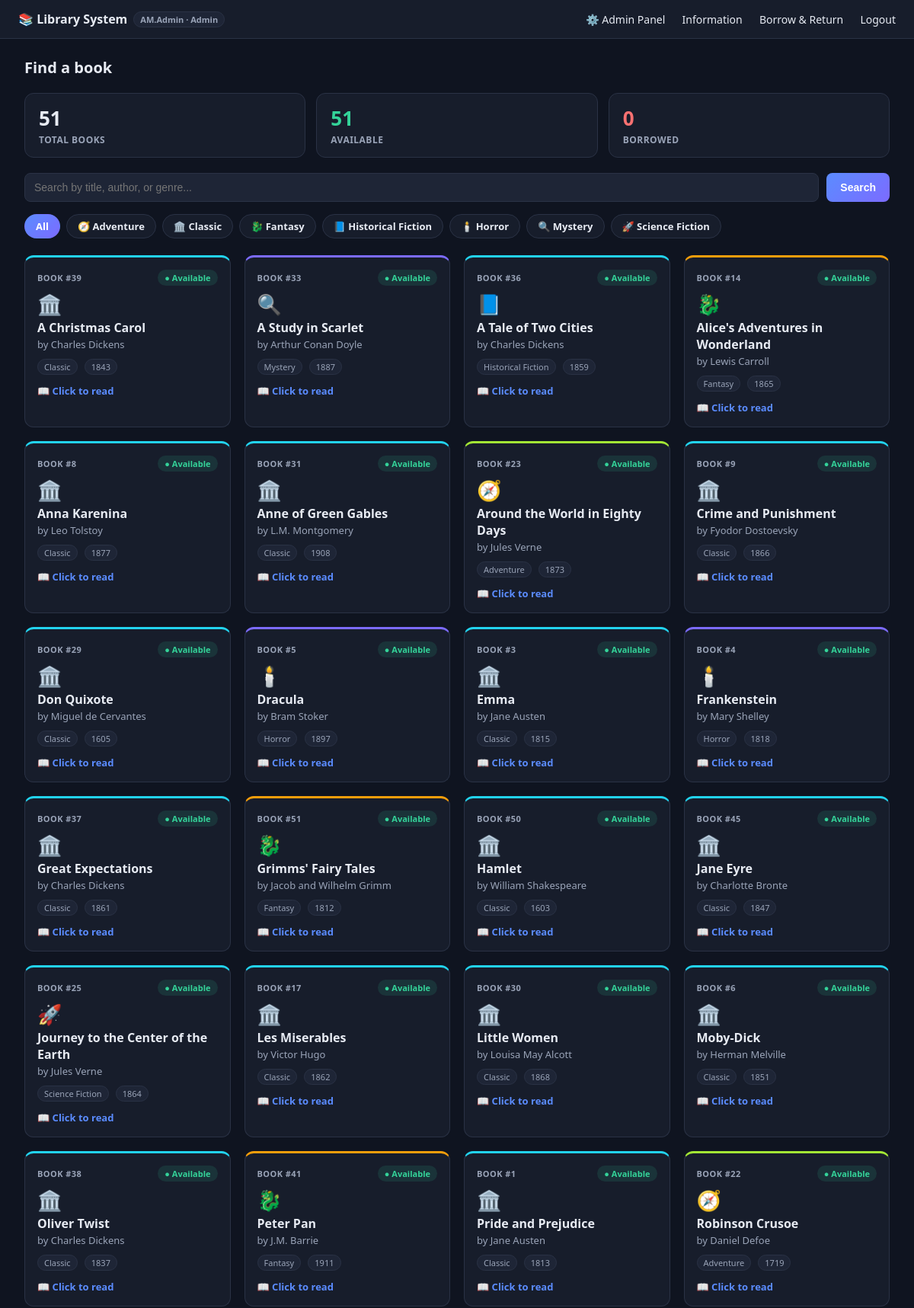
The app's page /main.php (signed in, upper part) with its own data.
### tables this page shows
CREATE TABLE book (
    book_id INT AUTO_INCREMENT PRIMARY KEY,
    title VARCHAR(255) NOT NULL,
    author VARCHAR(255),
    year INT,
    genre VARCHAR(100),
    publisher VARCHAR(255),
    book_content TEXT
);

### includes/functions.php (called while the page is built, shortened)
<?php
function genreIcon($genre) {
    $map = [
        'fantasy' => '🐉', 'science fiction' => '🚀', 'romance' => '💌',
        'dystopian' => '🏙️', 'classic' => '🏛️', 'mystery' => '🔍',
        'computer science' => '💻', 'science' => '🔬', 'biography' => '📖',
        'history' => '🗺️', 'adventure' => '🧭', 'horror' => '🕯️',
        'poetry' => '🖋️', 'thriller' => '🔪', 'comedy' => '🎭',
    ];
    $key = strtolower(trim($genre));
    return $map[$key] ?? '📘';
}
function genreColor($genre) {
    $palette = ['#5b8cff', '#7c6bff', '#34d399', '#f59e0b', '#f87171', '#22d3ee', '#e879f9', '#a3e635'];
    $index = crc32(strtolower(trim($genre))) % count($palette);
    return $palette[$index];
}

### main.php (the view, shortened to what this page needs)
<?php
require_once __DIR__ . '/config/db.php';
require_once __DIR__ . '/includes/functions.php';
$username = $_SESSION['username'];
$role = $_SESSION['role'];
$availabilitySelect = "b.book_id, b.title, b.author, b.year, b.genre, b.publisher, b.book_content,
    (SELECT br.username FROM borrow_return br WHERE br.book_id = b.book_id AND br.return_date IS NULL LIMIT 1) AS borrowed_by";
$keyword = trim($_GET['keyword'] ?? '');
$searched = $keyword !== '';
if ($searched) {
    $like = "%$keyword%";
    $sql = "SELECT $availabilitySelect
            FROM book b
            WHERE b.title LIKE ? OR b.author LIKE ? OR b.genre LIKE ?
            ORDER BY CASE
                WHEN b.title LIKE ? THEN 1
                WHEN b.author LIKE ? THEN 2
                WHEN b.genre LIKE ? THEN 3
                ELSE 4 END";
    $stmt = $pdo->prepare($sql);
    $stmt->execute([$like, $like, $like, $like, $like, $like]);
    $books = $stmt->fetchAll(PDO::FETCH_ASSOC);
    if (count($books) === 0) {
        $genreSql = "SELECT $availabilitySelect FROM book b WHERE b.genre LIKE ? LIMIT 5";
        $stmt = $pdo->prepare($genreSql);
        $stmt->execute([$like]);
        $books = $stmt->fetchAll(PDO::FETCH_ASSOC);
    }
} else {
    $stmt = $pdo->query("SELECT $availabilitySelect FROM book b ORDER BY b.title");
    $books = $stmt->fetchAll(PDO::FETCH_ASSOC);
}
$totalBooks = $pdo->query("SELECT COUNT(*) FROM book")->fetchColumn();
$borrowedNow = $pdo->query("SELECT COUNT(*) FROM borrow_return WHERE return_date IS NULL")->fetchColumn();
$availableNow = $totalBooks - $borrowedNow;
$genres = $pdo->query("SELECT DISTINCT genre FROM book ORDER BY genre")->fetchAll(PDO::FETCH_COLUMN);
include __DIR__ . '/includes/header.php';
?>
<div class="topbar">
    <div class="brand">📚 Library System <span class="badge"><?= htmlspecialchars($username) ?> · <?= htmlspecialchars($role) ?></span></div>
    <nav>
        <?php if ($role === 'Admin'): ?>
            <a href="admin.php">⚙️ Admin Panel</a>
        <?php endif; ?>
        <a href="student_info.php">Information</a>
        <a href="borrow_return.php">Borrow &amp; Return</a>
        <a href="logout.php">Logout</a>
    </nav>
</div>
<div class="content" style="max-width:1200px;margin:0 auto;">
    <h1 class="page-title">Find a book</h1>
    <div class="stats-row">
        <div class="stat-card">
            <div class="stat-value"><?= (int)$totalBooks ?></div>
            <div class="stat-label">Total Books</div>
        </div>
        <div class="stat-card stat-available">
            <div class="stat-value"><?= (int)$availableNow ?></div>
            <div class="stat-label">Available</div>
        </div>
        <div class="stat-card stat-borrowed">
            <div class="stat-value"><?= (int)$borrowedNow ?></div>
            <div class="stat-label">Borrowed</div>
        </div>
    </div>
    <form method="get" class="search-bar">
        <input type="text" name="keyword" placeholder="Search by title, author, or genre..." value="<?= htmlspecialchars($keyword) ?>">
        <button type="submit">Search</button>
    </form>
    <?php if (!empty($genres)): ?>
    <div class="chip-row">
        <a href="main.php" class="chip <?= !$searched ? 'chip-active' : '' ?>">All</a>
        <?php foreach ($genres as $g): ?>
            <a href="main.php?keyword=<?= urlencode($g) ?>" class="chip <?= (strcasecmp($keyword, $g) === 0) ? 'chip-active' : '' ?>">
                <?= genreIcon($g) ?> <?= htmlspecialchars($g) ?>
            </a>
        <?php endforeach; ?>
    </div>
    <?php endif; ?>
    <?php if (empty($books)): ?>
        <div class="empty-state">
            <?php if ($searched): ?>
                No books found for "<?= htmlspecialchars($keyword) ?>".
            <?php else: ?>
                The catalog is empty right now.
            <?php endif; ?>
        </div>
    <?php else: ?>
        <div class="book-grid">
        <?php foreach ($books as $book): ?>
            <?php $available = empty($book['borrowed_by']); ?>
            <a class="book-card" href="book.php?id=<?= (int)$book['book_id'] ?>" style="border-top: 3px solid <?= genreColor($book['genre']) ?>;">
                <div class="book-card-top">
                    <div class="book-id">Book #<?= (int)$book['book_id'] ?></div>
                    <span class="badge-status <?= $available ? 'badge-available' : 'badge-borrowed' ?>">
                        <?= $available ? '● Available' : '● Borrowed' ?>
                    </span>
                </div>
                <div class="genre-icon"><?= genreIcon($book['genre']) ?></div>
                <h3><?= htmlspecialchars($book['title']) ?></h3>
                <div class="author">by <?= htmlspecialchars($book['author']) ?></div>
                <div class="meta">
                    <span class="tag"><?= htmlspecialchars($book['genre']) ?></span>
                    <span class="tag"><?= (int)$book['year'] ?></span>
                </div>
                <div class="read-cta">📖 Click to read</div>
            </a>
        <?php endforeach; ?>
        </div>
    <?php endif; ?>
</div>
<?php include __DIR__ . '/includes/footer.php'; ?>

### includes/header.php (style rules this page uses)
:root { --bg: #0f1420; --panel: #171d2b; --panel-2: #1e2536; --border: #2a3245; --text: #e7ebf3; --muted: #9aa4b8; --accent: #5b8cff; --accent-2: #7c6bff; --success: #34d399; --danger: #f87171; --admin-accent: #f59e0b; --admin-accent-2: #ea580c; --radius: 12px; }
* { box-sizing: border-box; }
body { background: radial-gradient(1200px 600px at 10% -10%, #1c2438 0%, var(--bg) 55%); color: var(--text); font-family: 'Segoe UI', Roboto, Arial, sans-serif; margin: 0; min-height: 100vh; }
a { color: var(--accent); }
input[type=text], input[type=password], input[type=number], textarea, select { width: 100%; padding: 10px 12px; border: 1px solid var(--border); border-radius: 8px; background: var(--panel-2); color: var(--text); font-size: 14px; outline: none; transition: border-color 0.15s; }
button, .btn { margin-top: 20px; padding: 10px 18px; background: linear-gradient(135deg, var(--accent), var(--accent-2)); color: #fff; border: none; border-radius: 8px; font-weight: 600; font-size: 14px; cursor: pointer; text-decoration: none; display: inline-block; transition: filter 0.15s, transform 0.05s; }
.topbar { display: flex; justify-content: space-between; align-items: center; padding: 14px 24px; background: var(--panel); border-bottom: 1px solid var(--border); }
.topbar .brand { font-weight: 700; font-size: 16px; display: flex; align-items: center; gap: 8px; }
.topbar .brand .badge { font-size: 11px; font-weight: 600; color: var(--muted); background: var(--panel-2); border: 1px solid var(--border); padding: 2px 8px; border-radius: 999px; }
.topbar nav a { color: var(--text); margin-left: 18px; text-decoration: none; font-size: 14px; font-weight: 500; }
.content { flex: 1; padding: 24px 32px; width: 100%; min-width: 0; }
.search-bar { display: flex; gap: 10px; margin-bottom: 16px; }
.search-bar input { flex: 1; }
.search-bar button { margin-top: 0; }
.stats-row { display: grid; grid-template-columns: repeat(auto-fit, minmax(200px, 1fr)); gap: 14px; margin-bottom: 20px; }
.stat-card { background: var(--panel); border: 1px solid var(--border); border-radius: var(--radius); padding: 14px 18px; }
.stat-value { font-size: 26px; font-weight: 800; }
.stat-label { font-size: 12px; color: var(--muted); font-weight: 600; text-transform: uppercase; letter-spacing: 0.04em; margin-top: 2px; }
.stat-available .stat-value { color: var(--success); }
.stat-borrowed .stat-value { color: var(--danger); }
.chip-row { display: flex; flex-wrap: wrap; gap: 8px; margin-bottom: 22px; }
.chip { background: var(--panel); border: 1px solid var(--border); color: var(--text); padding: 6px 14px; border-radius: 999px; font-size: 13px; text-decoration: none; font-weight: 600; transition: background 0.15s, border-color 0.15s; }
.chip-active { background: linear-gradient(135deg, var(--accent), var(--accent-2)); border-color: transparent; color: #fff; }
.book-grid { display: grid; grid-template-columns: repeat(auto-fill, minmax(260px, 1fr)); gap: 18px; }
.book-card { background: var(--panel); border: 1px solid var(--border); border-radius: var(--radius); padding: 16px; position: relative; transition: transform 0.15s ease, box-shadow 0.15s ease; display: block; text-decoration: none; color: inherit; cursor: pointer; }
.read-cta { margin-top: 12px; font-size: 13px; font-weight: 600; color: var(--accent); }
.book-card-top { display: flex; align-items: center; justify-content: space-between; }
.book-card .book-id { font-size: 11px; color: var(--muted); font-weight: 600; text-transform: uppercase; letter-spacing: 0.04em; }
.badge-status { font-size: 11px; font-weight: 700; padding: 3px 9px; border-radius: 999px; }
.badge-available { color: var(--success); background: rgba(52,211,153,0.12); }
.genre-icon { font-size: 26px; margin: 6px 0 2px; }
.book-card h3 { margin: 2px 0 2px; font-size: 16px; }
.book-card .author { color: var(--muted); font-size: 13px; margin-bottom: 10px; }
.book-card .meta { font-size: 12px; color: var(--muted); margin-bottom: 10px; }
.book-card .tag { display: inline-block; background: var(--panel-2); border: 1px solid var(--border); padding: 2px 8px; border-radius: 999px; font-size: 11px; margin-right: 6px; }
.page-title { font-size: 20px; margin: 0 0 20px; }

### records on screen
book: book_id "39", genre "🏛️", title "A Christmas Carol", author "Charles Dickens", genre "Classic", year "1843"
book: book_id "33", genre "🔍", title "A Study in Scarlet", author "Arthur Conan Doyle", genre "Mystery", year "1887"
book: book_id "36", genre "📘", title "A Tale of Two Cities", author "Charles Dickens", genre "Historical Fiction", year "1859"
book: book_id "14", genre "🐉", title "Alice's Adventures in Wonderland", author "Lewis Carroll", genre "Fantasy", year "1865"
book: book_id "8", genre "🏛️", title "Anna Karenina", author "Leo Tolstoy", genre "Classic", year "1877"
book: book_id "31", genre "🏛️", title "Anne of Green Gables", author "L.M. Montgomery", genre "Classic", year "1908"
book: book_id "23", genre "🧭", title "Around the World in Eighty Days", author "Jules Verne", genre "Adventure", year "1873"
book: book_id "9", genre "🏛️", title "Crime and Punishment", author "Fyodor Dostoevsky", genre "Classic", year "1866"
book: book_id "29", genre "🏛️", title "Don Quixote", author "Miguel de Cervantes", genre "Classic", year "1605"
book: book_id "5", genre "🕯️", title "Dracula", author "Bram Stoker", genre "Horror", year "1897"
book: book_id "3", genre "🏛️", title "Emma", author "Jane Austen", genre "Classic", year "1815"
book: book_id "4", genre "🕯️", title "Frankenstein", author "Mary Shelley", genre "Horror", year "1818"
book: book_id "37", genre "🏛️", title "Great Expectations", author "Charles Dickens", genre "Classic", year "1861"
book: book_id "51", genre "🐉", title "Grimms' Fairy Tales", author "Jacob and Wilhelm Grimm", genre "Fantasy", year "1812"
book: book_id "50", genre "🏛️", title "Hamlet", author "William Shakespeare", genre "Classic", year "1603"
book: book_id "45", genre "🏛️", title "Jane Eyre", author "Charlotte Bronte", genre "Classic", year "1847"
book: book_id "25", genre "🚀", title "Journey to the Center of the Earth", author "Jules Verne", genre "Science Fiction", year "1864"
book: book_id "17", genre "🏛️", title "Les Miserables", author "Victor Hugo", genre "Classic", year "1862"
book: book_id "30", genre "🏛️", title "Little Women", author "Louisa May Alcott", genre "Classic", year "1868"
book: book_id "6", genre "🏛️", title "Moby-Dick", author "Herman Melville", genre "Classic", year "1851"
book: book_id "38", genre "🏛️", title "Oliver Twist", author "Charles Dickens", genre "Classic", year "1837"
book: book_id "41", genre "🐉", title "Peter Pan", author "J.M. Barrie", genre "Fantasy", year "1911"
book: book_id "1", genre "🏛️", title "Pride and Prejudice", author "Jane Austen", genre "Classic", year "1813"
book: book_id "22", genre "🧭", title "Robinson Crusoe", author "Daniel Defoe", genre "Adventure", year "1719"

### other values on screen
$username "AM.Admin"
$role "Admin"
$totalBooks "51"
$availableNow "51"
$borrowedNow "0"
genreIcon($g) "🧭"
$g "Adventure"
genreIcon($g) "🏛️"
$g "Classic"
genreIcon($g) "🐉"
$g "Fantasy"
genreIcon($g) "📘"
$g "Historical Fiction"
genreIcon($g) "🕯️"
$g "Horror"
